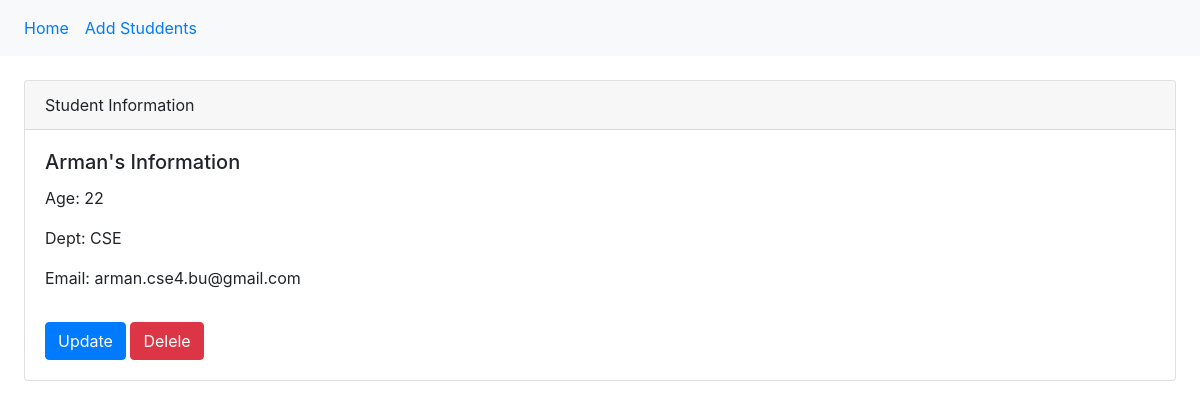
/student_info/13, run on the app's committed database.
### first_app/models.py (models this page shows, shortened)
class StudentModel(models.Model):
    name = models.CharField(max_length=50)
    age = models.IntegerField()
    dept = models.CharField( max_length=50)
    email = models.EmailField( max_length=254)

### first_app/views.py (the view)
# urls.py: path('student_info/<int:student_id>',views.student_info, name="student_info"),
def student_info(request, student_id):
    student_info = StudentModel.objects.get(pk=student_id)
    diction={'student_info':student_info}
    return render(request, 'first_app/student_info.html', context = diction)

### templates/first_app/student_info.html
{% extends 'first_app/base.html' %}
{% block body_block %}
<div class="card m-4">
    <div class="card-header">Student Information</div>
    <div class="card-body">
    <h5 class="card-title">{{student_info.name}}'s Information</h5>
    <p class="card-text">Age: {{ student_info.age }}</p>
    <p class="card-text">Dept: {{ student_info.dept }}</p>
    <p class="card-text">Email: {{ student_info.email }}</p>
    <a href="{% url 'first_app:update_info' student_id=student_info.id %}" class="mt-3 btn btn-primary">Update</a>
    <a href="{% url 'first_app:delete_info' student_id=student_info.id %}" class="mt-3 btn btn-danger">Delele</a>
    </div>
</div>
{% endblock body_block %}

### data on the page
StudentModel: name "Arman", age "22", dept "CSE", email "arman.cse4.bu@gmail.com"
